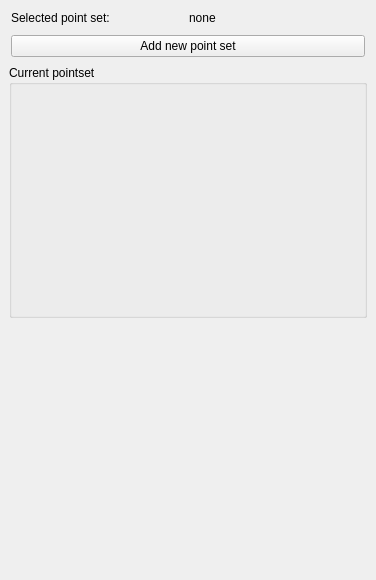
<?xml version="1.0" encoding="UTF-8"?>
<ui version="4.0">
 <class>QmitkPointSetInteractionControls</class>
 <widget class="QWidget" name="QmitkPointSetInteractionControls">
  <property name="geometry">
   <rect>
    <x>0</x>
    <y>0</y>
    <width>376</width>
    <height>580</height>
   </rect>
  </property>
  <property name="minimumSize">
   <size>
    <width>0</width>
    <height>0</height>
   </size>
  </property>
  <property name="windowTitle">
   <string>QmitkPointSetInteractionView</string>
  </property>
  <layout class="QVBoxLayout">
   <property name="spacing">
    <number>6</number>
   </property>
   <property name="margin">
    <number>9</number>
   </property>
   <item>
    <layout class="QHBoxLayout">
     <property name="spacing">
      <number>2</number>
     </property>
     <property name="margin">
      <number>2</number>
     </property>
     <item>
      <widget class="QLabel" name="label">
       <property name="text">
        <string>Selected point set:</string>
       </property>
      </widget>
     </item>
     <item>
      <widget class="QLabel" name="m_CurrentPointSetLabel">
       <property name="text">
        <string>none</string>
       </property>
      </widget>
     </item>
    </layout>
   </item>
   <item>
    <layout class="QVBoxLayout">
     <property name="spacing">
      <number>2</number>
     </property>
     <property name="margin">
      <number>2</number>
     </property>
     <item>
      <widget class="QPushButton" name="m_PbAddPointSet">
       <property name="sizePolicy">
        <sizepolicy hsizetype="Minimum" vsizetype="Fixed">
         <horstretch>0</horstretch>
         <verstretch>0</verstretch>
        </sizepolicy>
       </property>
       <property name="text">
        <string>Add new point set</string>
       </property>
      </widget>
     </item>
    </layout>
   </item>
   <item>
    <widget class="QGroupBox" name="groupBox">
     <property name="sizePolicy">
      <sizepolicy hsizetype="Preferred" vsizetype="MinimumExpanding">
       <horstretch>0</horstretch>
       <verstretch>0</verstretch>
      </sizepolicy>
     </property>
     <property name="title">
      <string>Current pointset</string>
     </property>
     <layout class="QVBoxLayout" name="verticalLayout">
      <property name="spacing">
       <number>2</number>
      </property>
      <property name="margin">
       <number>2</number>
      </property>
      <item>
       <widget class="QmitkPointListWidget" name="m_PointListWidget" native="true">
        <property name="sizePolicy">
         <sizepolicy hsizetype="Expanding" vsizetype="Preferred">
          <horstretch>0</horstretch>
          <verstretch>0</verstretch>
         </sizepolicy>
        </property>
       </widget>
      </item>
     </layout>
    </widget>
   </item>
   <item>
    <spacer name="verticalSpacer">
     <property name="orientation">
      <enum>Qt::Vertical</enum>
     </property>
     <property name="sizeHint" stdset="0">
      <size>
       <width>20</width>
       <height>40</height>
      </size>
     </property>
    </spacer>
   </item>
  </layout>
 </widget>
 <layoutdefault spacing="6" margin="11"/>
 <customwidgets>
  <customwidget>
   <class>QmitkPointListWidget</class>
   <extends>QWidget</extends>
   <header location="global">QmitkPointListWidget.h</header>
  </customwidget>
 </customwidgets>
 <includes>
  <include location="global">mitkDataNode.h</include>
  <include location="global">mitkPointSet.h</include>
 </includes>
 <resources/>
 <connections/>
</ui>
